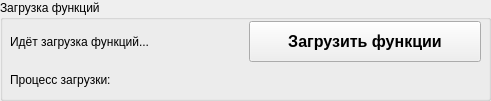
   <widget class="QGroupBox" name="groupBox_loadFunctions">
    <property name="geometry">
     <rect>
      <x>10</x>
      <y>780</y>
      <width>491</width>
      <height>101</height>
     </rect>
    </property>
    <property name="title">
     <string>Загрузка функций</string>
    </property>
    <widget class="QWidget" name="horizontalLayoutWidget">
     <property name="geometry">
      <rect>
       <x>10</x>
       <y>20</y>
       <width>471</width>
       <height>43</height>
      </rect>
     </property>
     <layout class="QHBoxLayout" name="horizontalLayout">
      <item>
       <widget class="QLabel" name="label_loadFunctions">
        <property name="text">
         <string>Идёт загрузка функций...</string>
        </property>
       </widget>
      </item>
      <item>
       <widget class="QPushButton" name="pushButton_loadFuncs">
        <property name="minimumSize">
         <size>
          <width>10</width>
          <height>41</height>
         </size>
        </property>
        <property name="font">
         <font>
          <pointsize>12</pointsize>
          <weight>75</weight>
          <bold>true</bold>
         </font>
        </property>
        <property name="text">
         <string>Загрузить функции</string>
        </property>
       </widget>
      </item>
     </layout>
    </widget>
    <widget class="QLabel" name="label_loadData">
     <property name="geometry">
      <rect>
       <x>10</x>
       <y>70</y>
       <width>471</width>
       <height>19</height>
      </rect>
     </property>
     <property name="text">
      <string>Процесс загрузки:</string>
     </property>
    </widget>
   </widget>
